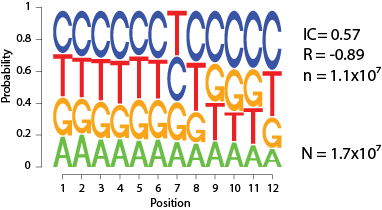

Here is the R script that generated this plot:
#
# Plots position-weight matrices for UMI sequences based on data precomputed by Histogram util
#
# usage:
# $cd histogram_output_dir/
# $RScript pwm.R
#

require(seqLogo) # available @ bioconductor

# read in
logo <- function(prefix) {
   df<-read.table(paste(prefix,".txt",sep=""))
   rownames(df)<-df[,1]
   df<-df[,2:ncol(df)]
   df[, ] <- apply(df[, ], 2, as.numeric)

   # build seqlogo
   df.p <- makePWM(df)
   pdf(paste(prefix,".pdf",sep=""))
   seqLogo(df.p, ic.scale = F)
   dev.off()

   con <- file(paste(prefix,"-stats.txt",sep=""))
   sink(con, append=TRUE)
   sink(con, append=TRUE, type="output")

   # stats
   print(paste("IC =",sum(df.p@ic)))
   #entropy
   h<-sum(2-df.p@ic)
   print(paste("H =",h))
   #correlation with pos
   print(paste("R(Hi,i) =", cor(-df.p@ic,1:length(df.p@ic))))
   #number of variants
   print(paste("N_obs =",2^h))
   #theoretical number of variants
   print(paste("N_exp =",2^(2*ncol(df))))

   sink()
}

logo("pwm-summary")
logo("pwm-summary-units")